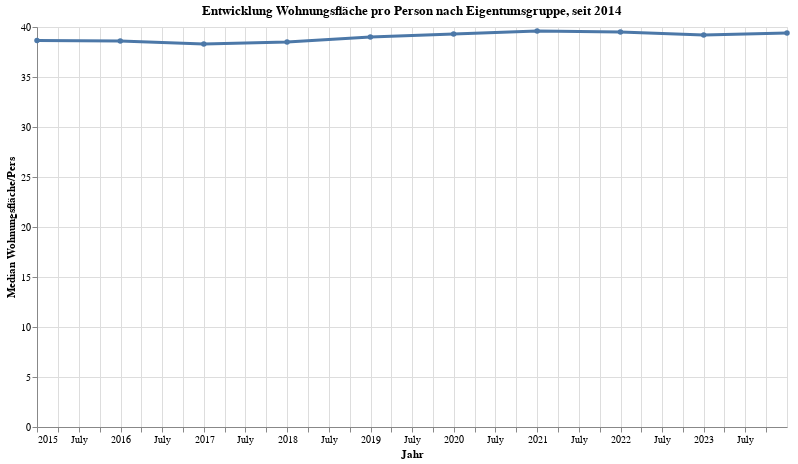

Notebook code cell kept with this figure:
### Code cell
grafik1 = mypy_dv.plot_altair_multiline_highlight(
    data = myAgg1.reset_index()
    , x = 'StichtagDatJahr:T'
    , y = 'med_WFP:Q'
    , myTitle = "Entwicklung Wohnungsfläche pro Person nach Eigentumsgruppe, seit "+str(data2betested.index.year.min())
    , x_beschriftung = 'Jahr'
    , y_beschriftung = 'Median Wohnungsfläche/Pers'
    , warning_status  = "ignore"
    , category=''
    , category_beschriftung=''
)
grafik1

### Figure 1 — Vega-Lite specification as saved in the notebook (floating-point values rounded to 4 significant figures)
{"config": {"view": {"continuousWidth": 300, "continuousHeight": 300}}, "layer": [{"mark": {"type": "circle"}, "encoding": {"opacity": {"value": 1.3}, "tooltip": [{"field": "StichtagDatJahr", "type": "temporal"}, {"field": "med_WFP", "type": "quantitative"}], "x": {"axis": {"title": "Jahr"}, "field": "StichtagDatJahr", "type": "temporal"}, "y": {"axis": {"title": "Median Wohnungsfläche/Pers"}, "field": "med_WFP", "type": "quantitative"}}, "name": "view_5", "title": "Entwicklung Wohnungsfläche pro Person nach Eigentumsgruppe, seit 2014"}, {"mark": {"type": "line"}, "encoding": {"size": {"condition": {"test": {"not": {"param": "param_5"}}, "value": 1.2}, "value": 3}, "tooltip": [{"field": "StichtagDatJahr", "type": "temporal"}, {"field": "med_WFP", "type": "quantitative"}], "x": {"axis": {"title": "Jahr"}, "field": "StichtagDatJahr", "type": "temporal"}, "y": {"axis": {"title": "Median Wohnungsfläche/Pers"}, "field": "med_WFP", "type": "quantitative"}}, "title": "Entwicklung Wohnungsfläche pro Person nach Eigentumsgruppe, seit 2014"}], "data": {"name": "data-3c3a1031272d4602ca434f2cd6baa500"}, "height": 400, "params": [{"name": "param_5", "select": {"type": "point", "fields": [""], "nearest": true, "on": "pointerover"}, "views": ["view_5"]}], "width": 750, "$schema": "https://vega.github.io/schema/vega-lite/v5.8.0.json", "datasets": {"data-3c3a1031272d4602ca434f2cd6baa500": [{"StichtagDatJahr": "2023-12-31T00:00:00", "StichtagDatJahr_str": "2023-12-31", "Jahr": 2023, "sum_BEW_GGH8109": 429800.0, "sum_WHG_GGH8109": 213100.0, "sum_BEW_WHF_GGH8109": 16990000.0, "med_WFP": 39.4, "med_PPW": 2.0}, {"StichtagDatJahr": "2022-12-31T00:00:00", "StichtagDatJahr_str": "2022-12-31", "Jahr": 2022, "sum_BEW_GGH8109": 424800.0, "sum_WHG_GGH8109": 211200.0, "sum_BEW_WHF_GGH8109": 16820000.0, "med_WFP": 39.2, "med_PPW": 2.0}, {"StichtagDatJahr": "2021-12-31T00:00:00", "StichtagDatJahr_str": "2021-12-31", "Jahr": 2021, "sum_BEW_GGH8109": 418600.0, "sum_WHG_GGH8109": 208900.0, "sum_BEW_WHF_GGH8109": 16650000.0, "med_WFP": 39.5, "med_PPW": 2.0}, {"StichtagDatJahr": "2020-12-31T00:00:00", "StichtagDatJahr_str": "2020-12-31", "Jahr": 2020, "sum_BEW_GGH8109": 416300.0, "sum_WHG_GGH8109": 207400.0, "sum_BEW_WHF_GGH8109": 16510000.0, "med_WFP": 39.6, "med_PPW": 2.0}, {"StichtagDatJahr": "2019-12-31T00:00:00", "StichtagDatJahr_str": "2019-12-31", "Jahr": 2019, "sum_BEW_GGH8109": 414600.0, "sum_WHG_GGH8109": 205900.0, "sum_BEW_WHF_GGH8109": 16340000.0, "med_WFP": 39.3, "med_PPW": 2.0}, {"StichtagDatJahr": "2018-12-31T00:00:00", "StichtagDatJahr_str": "2018-12-31", "Jahr": 2018, "sum_BEW_GGH8109": 408700.0, "sum_WHG_GGH8109": 201600.0, "sum_BEW_WHF_GGH8109": 16000000.0, "med_WFP": 39.0, "med_PPW": 2.1}, {"StichtagDatJahr": "2017-12-31T00:00:00", "StichtagDatJahr_str": "2017-12-31", "Jahr": 2017, "sum_BEW_GGH8109": 402800.0, "sum_WHG_GGH8109": 198900.0, "sum_BEW_WHF_GGH8109": 15760000.0, "med_WFP": 38.5, "med_PPW": 2.0}, {"StichtagDatJahr": "2016-12-31T00:00:00", "StichtagDatJahr_str": "2016-12-31", "Jahr": 2016, "sum_BEW_GGH8109": 395700.0, "sum_WHG_GGH8109": 196600.0, "sum_BEW_WHF_GGH8109": 15520000.0, "med_WFP": 38.3, "med_PPW": 2.0}, {"StichtagDatJahr": "2015-12-31T00:00:00", "StichtagDatJahr_str": "2015-12-31", "Jahr": 2015, "sum_BEW_GGH8109": 390600.0, "sum_WHG_GGH8109": 193800.0, "sum_BEW_WHF_GGH8109": 15250000.0, "med_WFP": 38.6, "med_PPW": 2.0}, {"StichtagDatJahr": "2014-12-31T00:00:00", "StichtagDatJahr_str": "2014-12-31", "Jahr": 2014, "sum_BEW_GGH8109": 383900.0, "sum_WHG_GGH8109": 190900.0, "sum_BEW_WHF_GGH8109": 14960000.0, "med_WFP": 38.65, "med_PPW": 2.0}]}}
